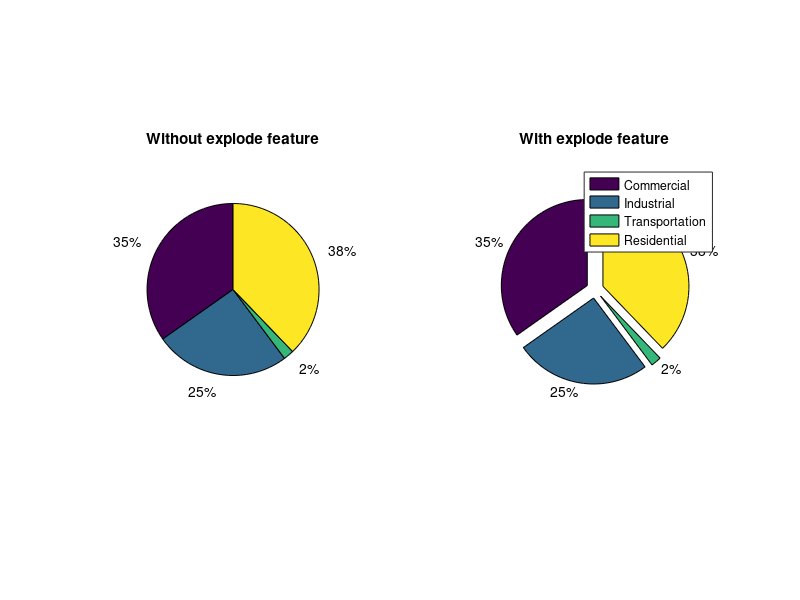

The MATLAB source for this figure:
clc; clear all

% Pie Plot
% Data: Electricity consumption by different sectors in USA (2018)
% x: Percentage of Consumption in four different sectors in USA
x = [35.4,25.9,2,38.5];
subplot(1,2,1);
pie(x);
title('Without explode feature');
subplot(1,2,2);
explode = [1,1,1,1];
pie(x,explode);
title('With explode feature');
labels = {'Commercial','Industrial','Transportation','Residential'};
legend(labels,'Location','best');
